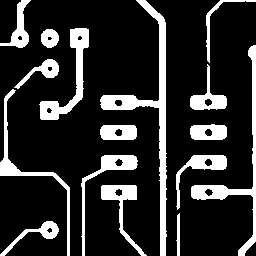
#> input picture Day7/circuit.bmp, 256 x 256 px
$ python 1_morphology.py
#> lines starting #> are read from the running program, lines starting #| are printed output that depends on the picture; after the words box and inside, x2 and y2 are one past the last pixel; in counts of white or black regions, pixels touching at a corner belong together
import numpy as np
import cv2

# [5 lines of commented-out code are left out]

img = cv2.imread('./circuit.bmp', cv2.IMREAD_GRAYSCALE)
#> img: shape (256, 256); 18.2% white; 16 white regions, largest, box (x1, y1, x2, y2) and area: (100, 0, 167, 256) 2418, (191, 45, 256, 256) 1500, (39, 28, 89, 120) 1219
gse = cv2.getStructuringElement(cv2.MORPH_RECT, (5, 3))
dst1 = cv2.erode(img, gse)
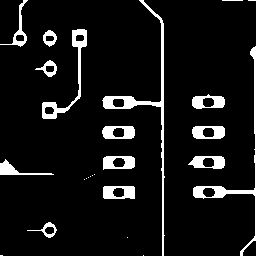
#> dst1: shape (256, 256); 8.2% white; 25 white regions (10 under 20 px), largest, box (x1, y1, x2, y2) and area: (102, 0, 165, 256) 1116, (193, 46, 256, 256) 789, (42, 29, 87, 119) 648
dst2 = cv2.dilate(img, gse)
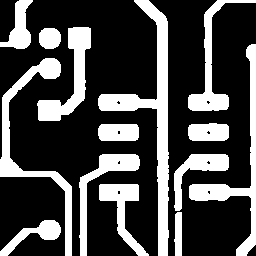
#> dst2: shape (256, 256); 28.6% white; 14 white regions, largest, box (x1, y1, x2, y2) and area: (98, 0, 169, 256) 3708, (0, 58, 72, 256) 2405, (189, 44, 256, 256) 2192

cv2.imshow('img', img)
cv2.imshow('dst1', dst1)
cv2.imshow('dst2', dst2)
cv2.waitKey()

$ run again, with Day7/keyboard.bmp copied over Day7/circuit.bmp
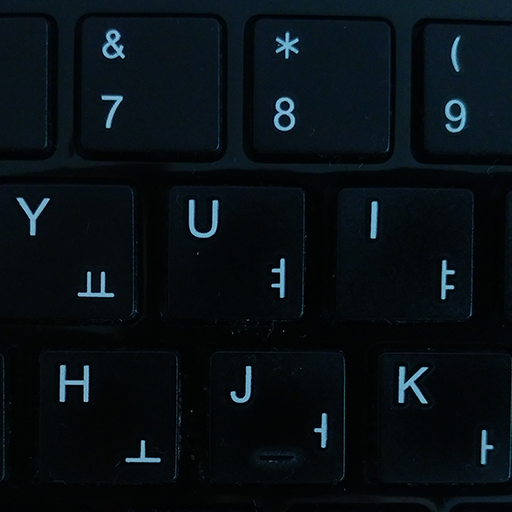
#> input picture Day7/keyboard.bmp, 512 x 512 px
#> `dst1 = cv2.erode(img, gse)`:
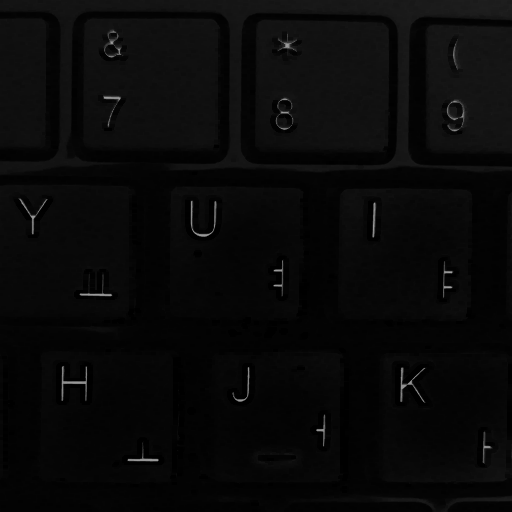
#> dst1: shape (512, 512); min 0, max 160, mean 8.7
#> `dst2 = cv2.dilate(img, gse)`:
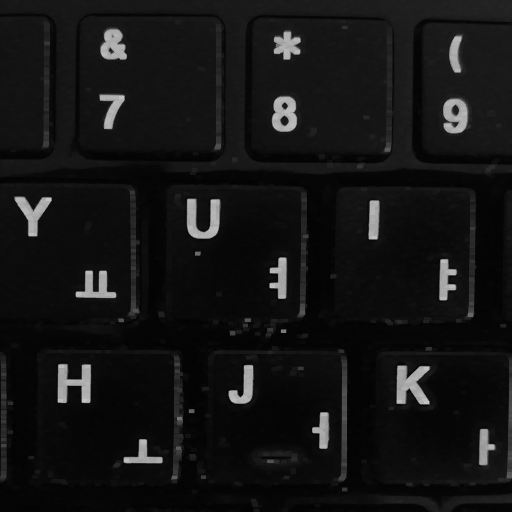
#> dst2: shape (512, 512); min 2, max 196, mean 19.9
